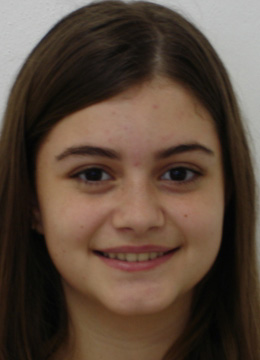
#> input picture CNN/Rede_Treinada_MobileNet/Datasets_FEI/Teste_FEI/pessoa_11/11b.jpg, 260 x 360 px, given in place of the camera
$ python Camera_TCC.py
#> lines starting #> are read from the running program, lines starting #| are printed output that depends on the picture; after the words box and inside, x2 and y2 are one past the last pixel; in counts of white or black regions, pixels touching at a corner belong together
import cv2
import sys
import os
import shutil
import keyboard
sys.path.append('CNN/')
sys.path.append('CNN/Rede_Treinada_MobileNet')
sys.path.append('CNN/Rede_Treinada_MobileNet_Varias_Posicoes')
sys.path.append('sqlite_RC/')
from CNN_FEI import Reconhecimento_BD_Teste_CNN_Treinada_1
from CNN_FEI_14_Posicoes import Reconhecimento_BD_Teste_CNN_Treinada_Varias_Posicoes
from Reconhecimento import Reconhecimento_BD_Unico_Imagem, Reconhecimento_BD_Unico_Video
from Datasets_Bases_CNN import CNN_treino_e_Atualizacao, CNN_Treina_Multiplas_Vezes
import time
from BD_Insert import insercao_BD, Exclui_e_Cria_BD_Novamente

face_detector = cv2.CascadeClassifier('haarcascade_frontalface_default.xml')

video_capture = cv2.VideoCapture(0)

Dicionario_Usuarios = {}

font = cv2.FONT_HERSHEY_COMPLEX_SMALL

Nome_Reconhecido = ''

Imagens_Capturadas_lista = []

# [124 lines left out: functions Novas_Diretorio_Face, Cadastra_Novas_Faces_no_Usuario, Processo_Reconhecimento_Salva_Face_Reconhecida, Reconhecimento_Facial_imagem, Reconhecimento_Facial_Video, Exclui_Diretorios_Recria, not called in this run]

print('----------------------------------------------------------------------------')
print('| W - Adiciona Imagens Faciais                                              |')
print('| A - Cadastra uma nova face (classe)                                       |')
print('| D - Reconhecimento Facial através de imagens                              |')
print('| R - Reconhecimento Facial Video                                           |')
print('| E - Retira o reconhecimento do video                                      |')
print('| T - Treina e atualiza a rede neural                                       |')
print('| Y - Treina multiplas vezes com as mesmas classes                          |')
print('| F - Reconhecimento Facial de imagens do banco, treinamento simples        |')
print('| G - Reconhecimento Facial de imagens do banco, treinamento com 14 posicoes|')
print('| B - Exclui BD e banco de imagens                                          |')
print('| Q - Sai do sistema                                                        |')
print('----------------------------------------------------------------------------')

while True:

    #captura de video

    ret, frame = video_capture.read()
#> frame is the input picture: shape (360, 260, 3); mean B, G, R 59.1, 72.3, 90.5
    _, frame_Captura = video_capture.read()

    #conversão de imagem, em tons de cinza para o reconhecimendo haarcascade
    image_gray = cv2.cvtColor(frame, cv2.COLOR_BGR2GRAY)
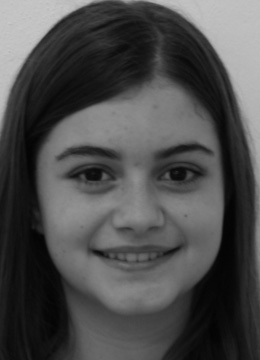
#> image_gray: shape (360, 260); min 2, max 202, mean 76.2

    #detecção facial utilizando o haarcascade
    detections = face_detector.detectMultiScale(image_gray, scaleFactor=1.5, minSize=(100,100))
#> detections = [[34, 106, 182, 182]]

    #Retenculo e desenho do nome, do usuario reconhecido
    for (x, y, w, h) in detections:
        cv2.rectangle(frame, (x, y), (x+w, y+h), (0, 255, 0), 2)
        cv2.putText(frame, Nome_Reconhecido, (x,y +(w+30)), font, 2, (0,255,0))
#> this loop made 1 pass
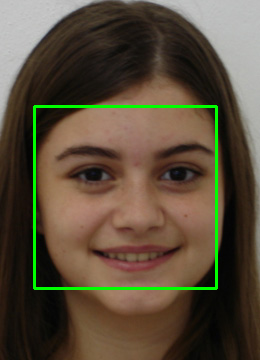
#> frame: shape (360, 260, 3); 2.33% of pixels changed, all inside (x1, y1, x2, y2) = (33, 105, 218, 290)

    #Inserção de imagens
    if keyboard.is_pressed('w'):

        print('Registre três imagens do seu rosto caso cadastre um novo usuario!')

        Imagens_Capturadas_lista.append(frame_Captura)

        print('Imagem Registrada')

        time.sleep(2)

        if len(Imagens_Capturadas_lista) == 3:
            print('Registrado, Pressione "a" para cadastrar!')

        elif len(Imagens_Capturadas_lista) == 2:
            print('Falta registrar uma imagem!')
            print(len(Imagens_Capturadas_lista))

        else:
            print('Falta registrar duas imagens!')
            print(len(Imagens_Capturadas_lista))

    #Cadastra novas faces no banco de imagens, além de um usuario no banco
    elif keyboard.is_pressed('a'):

        imagem_capturada = Imagens_Capturadas_lista
        Imagens_Capturadas_lista = []

        Novas_Diretorio_Face()
        Cadastra_Novas_Faces_no_Usuario(imagem_capturada)
        print('Diretorio e Imagem Salva')

    #Efetua o reconhecimento facial atrvés de imagens tiradas em video
    elif keyboard.is_pressed('d'):

        imagem_capturada = frame_Captura
        Reconhecimento_Facial_imagem(imagem_capturada)

    #Efetua reconhecimento facial no video, desenhando o nome do usuario no video
    elif keyboard.is_pressed('r'):

        RFV_Reconhecimento = Reconhecimento_Facial_Video(frame_Captura)
        Nome_Reconhecido = RFV_Reconhecimento

    elif keyboard.is_pressed('e'):

        Nome_Reconhecido = ''

    #Treina a rede neural, caso o treinamento automatico não temnha sido efetuado
    elif keyboard.is_pressed('t'):
        CNN_treino_e_Atualizacao()

    #Caso esteja apresentando, problemas de reconhecimento
    elif keyboard.is_pressed('y'):

        CNN_Treina_Multiplas_Vezes()

    #Exclui BD e Diretorios do BD de imagens e recria!
    elif keyboard.is_pressed('b'):

        Exclui_e_Cria_BD_Novamente()
        Exclui_Diretorios_Recria()

    #Efetua reconhecimento de imagens do dataset que foi utilizado para o treinamento da RN
    elif keyboard.is_pressed('f'):

        Reconhecimento_BD_Teste_CNN_Treinada_1()

    elif keyboard.is_pressed('g'):

        Reconhecimento_BD_Teste_CNN_Treinada_Varias_Posicoes()

    #Sai do programa
    elif cv2.waitKey(1) & 0xFF == ord('q'):
#> (key q is pressed here)
        break

    cv2.imshow('Video', frame)

video_capture.release()
cv2.destroyAllWindows()
